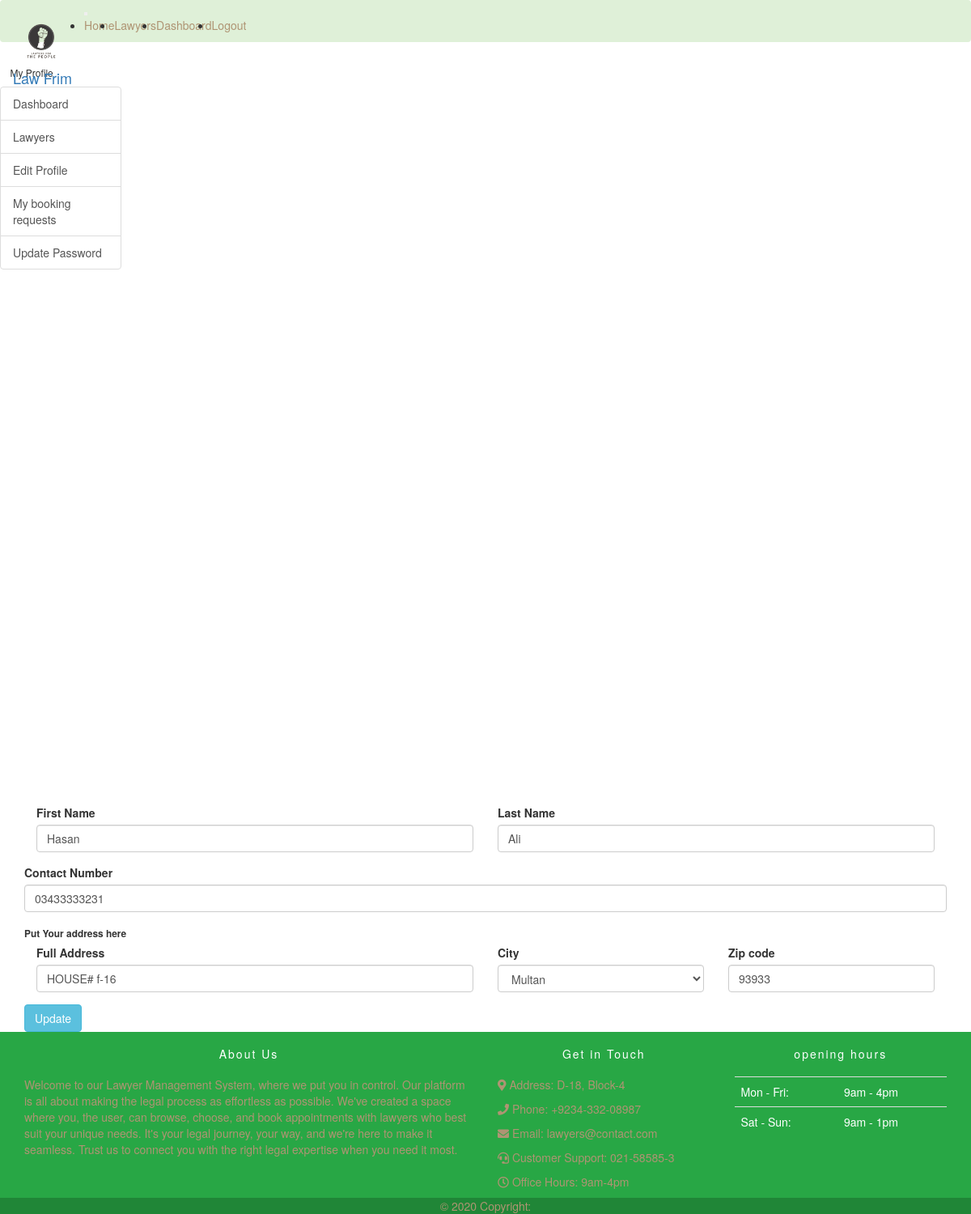
The app's page /user_profile.php?ok (signed in) with its own data.
### tables this page shows
CREATE TABLE `client` (
  `ID` int(11) NOT NULL,
  `client_id` varchar(20) NOT NULL,
  `contact_number` varchar(15) NOT NULL,
  `full_address` varchar(200) NOT NULL,
  `city` varchar(100) NOT NULL,
  `zip_code` varchar(50) NOT NULL,
  `image` varchar(200) NOT NULL
);

CREATE TABLE `user` (
  `u_id` varchar(20) NOT NULL,
  `first_Name` varchar(100) NOT NULL,
  `last_Name` varchar(100) NOT NULL,
  `email` varchar(100) NOT NULL,
  `password` varchar(100) NOT NULL,
  `status` varchar(100) NOT NULL,
  `role` varchar(100) NOT NULL
);

### user_profile.php (the view, shortened to what this page needs)
<?php
	if($_SESSION['login']==TRUE AND $_SESSION['status']=='Active'){
	?>
	<!doctype html>
	<html lang="en">
		<head>
			<link rel="stylesheet" href="https://use.fontawesome.com/releases/v5.8.1/css/all.css">
			<link rel="stylesheet" href="css/all.css">
			<link rel="stylesheet" href="css/simple-sidebar.css">
			<link rel="stylesheet" href="css/bootstrap.css">
			<link rel="stylesheet" href="css/style.css">
			<link rel="stylesheet" href="css/media.css">
		</head>
		<body>
			<nav class="navbar navbar-dark bg-success">
			<a class="navbar-brand" href="index.php">
				<img src="images/logo.png"
					width="70" height="70" alt="logo">
				Law Frim
			</a>
			<button class="navbar-toggler" type="button" data-toggle="collapse" data-target="#navbar-list"
				aria-controls="navbarNav" aria-expanded="false" aria-label="Toggle navigation">
			</button>
			<div class="collapse navbar-collapse" id="navbar-list">
				<ul class="navbar-nav">
				    <li class="active">
						<a class="nav-link cus-a" href="index.php">Home <span class="sr-only">(current)</span></a>
						</li>
						<li class="">
							<a class="nav-link cus-a" href="lawyers.php">Lawyers</a>
						</li>
						<?php if(isset($_SESSION['login']) && $_SESSION['login'] == TRUE){ ?>
						<li class="">
							<a class="nav-link cus-a" href="user_dashboard.php">Dashboard</a>
						</li>
						<li class="">
							<a class="nav-link cus-a" href="logout.php">Logout</a>
						</li>
					<?php }?>
				</ul>
			</div>
		</nav>
			<body>
				<div class="d-flex" id="wrapper">
					<div class="bg-light border-right" id="sidebar-wrapper">
						<div class="sidebar-heading">My Profile</div>
						<div class="list-group list-group-flush">
							<a href="user_dashboard.php" class="list-group-item list-group-item-action bg-light">Dashboard</a>
							<a href="lawyerfind.php" class="list-group-item list-group-item-action bg-light">Lawyers</a>
							<a href="user_profile.php" class="list-group-item list-group-item-action bg-light">Edit Profile</a>
							<a href="user_booking.php" class="list-group-item list-group-item-action bg-light">My booking requests</a>
							<a href="update_password.php" class="list-group-item list-group-item-action bg-light">Update Password</a>
						</div>
					</div>
					<section class="editprofile">
						<?php
							$a=$_SESSION['client_id'];
							$conn = connect();
							$result = mysqli_query($conn,"SELECT * FROM user,client WHERE user.u_id=client.client_id AND user.status='Active' AND user.u_id='$a'");
							while($row = mysqli_fetch_array($result)) {
							?>
							<div class="container">
								<form class="cusform" action="save_user_edit_profile.php" method="post">
									<div class="form-row">
										<div class="form-group col-md-6">
											<label for="fname">First Name</label>
											<input type="text" class="form-control" name="first_Name"  id="first_Name" value="<?php echo $row["first_Name"]; ?>">
										</div>
										<div class="form-group col-md-6">
											<label for="lname">Last Name</label>
											<input type="text" class="form-control" name="last_Name"  id="last_Name" value="<?php echo $row["last_Name"]; ?>">
										</div>
									</div>
									<div class="form-group">
										<label for="num">Contact Number</label>
										<input type="text" class="form-control" name="contact_number" id="contact_number" value="<?php echo $row["contact_number"]; ?>">
									</div>
									<div class="form-row"><label for="edu"><small>Put Your address here </small></label></div>
									<div class="form-row">
										<div class="form-group col-md-6">
											<label for="address">Full Address</label>
											<input type="text" class="form-control" name="full_address" id="full_address" value="<?php echo $row["full_address"]; ?>">
										</div>
										<div class="form-group col-md-3">
											<label for="city">City</label>
											<select id="city" name="city" class="form-control">
												<option value="Multan" <?php if ($row['city']=='Multan'){echo "selected";}?>>Multan</option>
											</select>
										</div>
										<div class="form-group col-md-3">
											<label for="zip">Zip code</label>
											<input type="text" class="form-control" name="zip_code" id="zip_code" value="<?php echo $row["zip_code"]; ?>">
										</div>
									</div>
									<button type="submit" class="btn btn-info">Update</button>
								</form>
							</div>
							<?php
							}
						?>
					</section>
				</div>
				</body>
	<footer style="background-color: #28a745;">
		<div class="container p-4">
			<div class="row">
				<div class="col-lg-6 col-md-12 mb-4">
					<h5 class="mb-3" style="letter-spacing: 2px; color: #ffffff;">About Us</h5>
					<p>Welcome to our Lawyer Management System, where we put you in control. Our platform is all about
						making the legal process as effortless as possible. We've created a space where you, the user,
						can browse, choose, and book appointments with lawyers who best suit your unique needs. It's
						your legal journey, your way, and we're here to make it seamless. Trust us to connect you with
						the right legal expertise when you need it most.</p>
				</div>
				<div class="col-lg-3 col-md-6 mb-4">
					<h5 class="mb-3" style="letter-spacing: 2px; color: #ffffff;">Get in Touch</h5>
					<ul class="list-unstyled mb-0">
						<div class="contact-details">
							<p><i class="fas fa-map-marker-alt"></i> Address: D-18, Block-4</p>
							<p><i class="fas fa-phone"></i> Phone: +9234-332-08987</p>
							<p><i class="fas fa-envelope"></i> Email: lawyers@contact.com</p>
							<p><i class="fas fa-headset"></i> Customer Support: 021-58585-3</p>
							<p><i class="far fa-clock"></i> Office Hours: 9am-4pm</p>
						</div>
					</ul>
				</div>
				<div class="col-lg-3 col-md-6 mb-4">
					<h5 class="mb-1" style="letter-spacing: 2px; color: #ffffff;">opening hours</h5>
					<table class="table" style="color: #ffffff; border-color: #666;">
						<tbody>
							<tr>
								<td>Mon - Fri:</td>
								<td>9am - 4pm</td>
							</tr>
							<tr>
								<td>Sat - Sun:</td>
								<td>9am - 1pm</td>
							</tr>
						</tbody>
					</table>
				</div>
			</div>
		</div>
		<div class="text-center p-3" style="background-color: rgba(0, 0, 0, 0.2);">
			© 2020 Copyright:
		</div>
	</footer>
		</body>
	</html>
	<?php
	}else
	header('location:login.php?deactivate');
?>

### css/all.css (style rules this page uses)
.fa,.fab,.fal,.far,.fas { -moz-osx-font-smoothing:grayscale;-webkit-font-smoothing:antialiased;display:inline-block;font-style:normal;font-variant:normal;text-rendering:auto;line-height:1 }
.fa-clock:before { content:"\f017" }
.fa-envelope:before { content:"\f0e0" }
.fa-headset:before { content:"\f590" }
.fa-map-marker-alt:before { content:"\f3c5" }
.fa-phone:before { content:"\f095" }
.far { font-weight:400 }
.fa,.far,.fas { font-family:"Font Awesome 5 Free" }
.fa,.fas { font-weight:900 }

### css/simple-sidebar.css (style rules this page uses)
body { overflow-x: hidden; }
#sidebar-wrapper { min-height: 100vh; margin-left: -15rem; -webkit-transition: margin .25s ease-out; -moz-transition: margin .25s ease-out; -o-transition: margin .25s ease-out; transition: margin .25s ease-out; }
#sidebar-wrapper .sidebar-heading { padding: 0.875rem 1.25rem; font-size: 1.2rem; }
#sidebar-wrapper .list-group { width: 15rem; }
@media (min-width: 768px) { #sidebar-wrapper { margin-left: 0; } }

### css/style.css (style rules this page uses)
* { margin: 0; padding: 0; }
html { height: 100% !important; }
body { display: flex !important; min-height: 100% !important; flex-direction: column; }
.cus-a { color: #af9473 ; }
footer { margin-top: auto; background-color: black; color: #af9473 !important; }
footer h5 { text-align: center; margin: 20px 0px; }
.cusform { margin-top: 50px; }

### records on screen
client: first_Name "Hasan", last_Name "Ali", contact_number "03433333231", full_address "HOUSE# f-16", city "Multan", zip_code "93933"
